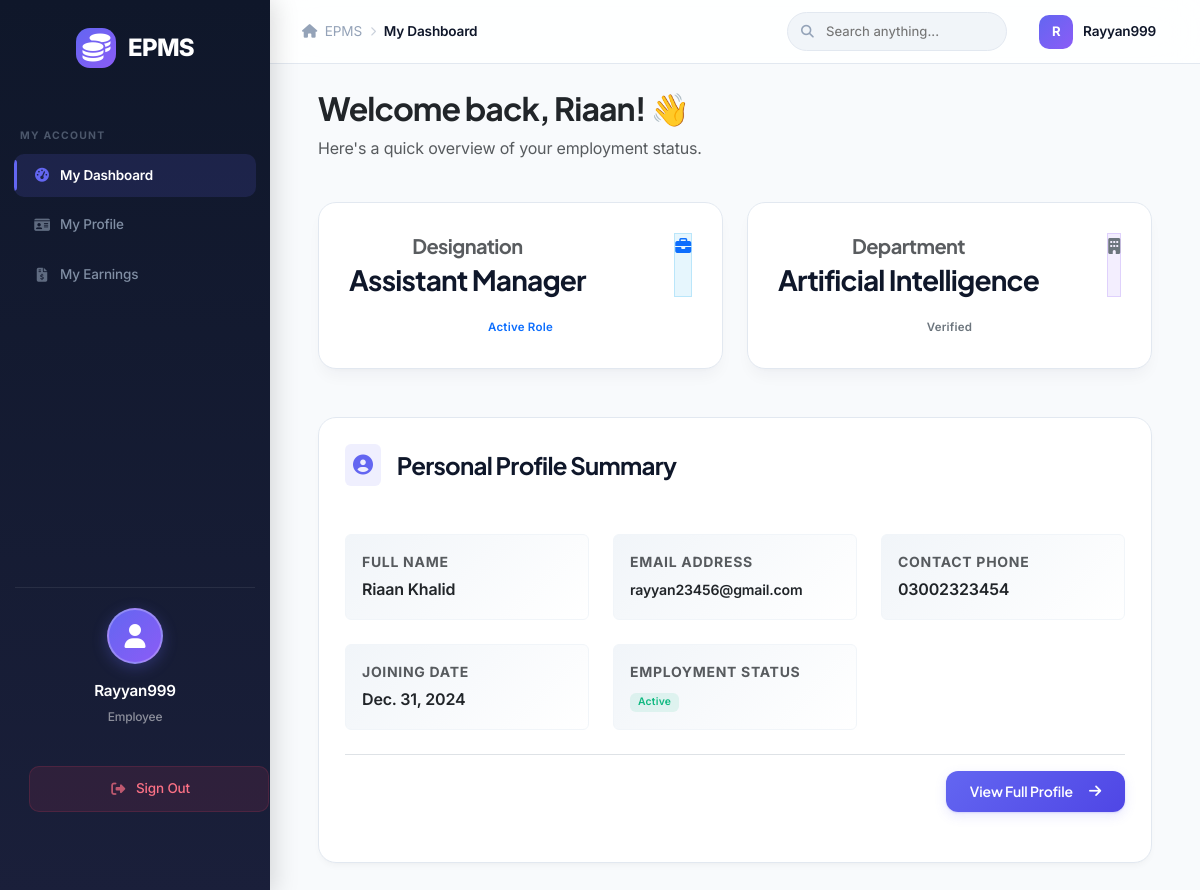
Screenshot of /employee-dashboard/ (signed in) with the database file from the repository.
### core/models.py (models this page shows, shortened)
class User(AbstractUser):
    user_id = models.AutoField(primary_key=True)

class Employee(models.Model):
    STATUS_CHOICES = (
        ('Active', 'Active'),
        ('Inactive', 'Inactive'),
    )
    employee_id = models.AutoField(primary_key=True)
    first_name = models.CharField(max_length=100)
    last_name = models.CharField(max_length=100)
    email = models.EmailField(unique=True)
    phone = models.CharField(max_length=15)
    address = models.TextField()
    date_of_joining = models.DateField()
    department = models.ForeignKey(Department, on_delete=models.CASCADE)
    designation = models.ForeignKey(Designation, on_delete=models.CASCADE)
    user = models.OneToOneField(User, on_delete=models.CASCADE)
    status = models.CharField(max_length=10, choices=STATUS_CHOICES, default='Active')

class Designation(models.Model):
    designation_id = models.AutoField(primary_key=True)
    title = models.CharField(max_length=100)
    basic_salary = models.DecimalField(max_digits=10, decimal_places=2)
    created_date = models.DateField(default=timezone.now)

class Department(models.Model):
    department_id = models.AutoField(primary_key=True)
    name = models.CharField(max_length=100)
    description = models.TextField(blank=True, null=True)

### core/views.py (the view)
# urls.py: path('employee-dashboard/', views.employee_dashboard, name='employee_dashboard'),
@login_required
def employee_dashboard(request):
    if request.user.is_staff:
        return redirect('dashboard')
    try:
        employee = Employee.objects.get(user=request.user)
    except Employee.DoesNotExist:
        messages.error(request, "No employee profile found for your account.")
        return redirect('login') # Or some error page
    return render(request, 'core/employee_dashboard.html', {'employee': employee})

### templates/core/employee_dashboard.html (shortened to what this page needs)
{% extends 'core/base.html' %}
{% block breadcrumb %}My Dashboard{% endblock %}
{% block content %}
<div class="row mb-4 animate-slide-up">
    <div class="col-12">
        <h2 class="fw-bold text-dark">Welcome back, {{ employee.first_name }}! 👋</h2>
        <p class="text-muted">Here's a quick overview of your employment status.</p>
    </div>
</div>
<div class="row g-4 mb-4">
    <div class="col-md-6 animate-slide-up" style="animation-delay: 0.1s;">
        <div class="card-box stat-card premium-shadow-lg scale-hover">
            <div class="d-flex justify-content-between">
                <div>
                    <h5 class="text-muted mb-1">Designation</h5>
                    <h3 class="fw-bold mb-0">{{ employee.designation.title }}</h3>
                </div>
                <div class="stat-icon-wrap bg-blue-glow">
                    <i class="fas fa-briefcase text-primary"></i>
                </div>
            </div>
            <div class="mt-3">
                <span class="badge bg-primary-light text-primary">Active Role</span>
            </div>
        </div>
    </div>
    <div class="col-md-6 animate-slide-up" style="animation-delay: 0.2s;">
        <div class="card-box stat-card premium-shadow-lg scale-hover">
            <div class="d-flex justify-content-between">
                <div>
                    <h5 class="text-muted mb-1">Department</h5>
                    <h3 class="fw-bold mb-0">{{ employee.department.name }}</h3>
                </div>
                <div class="stat-icon-wrap bg-violet-glow">
                    <i class="fas fa-building text-secondary"></i>
                </div>
            </div>
            <div class="mt-3">
                <span class="badge bg-secondary-light text-secondary">Verified</span>
            </div>
        </div>
    </div>
</div>
<div class="row g-4">
    <div class="col-md-12 animate-slide-up" style="animation-delay: 0.3s;">
        <div class="card-box h-100">
            <div class="d-flex align-items-center mb-4">
                <div class="p-2 rounded bg-accent-light text-accent me-3">
                    <i class="fas fa-user-circle fa-lg"></i>
                </div>
                <h4 class="fw-bold mb-0">Personal Profile Summary</h4>
            </div>
            <div class="row g-4 mt-1">
                <div class="col-md-4">
                    <div class="p-3 rounded bg-subtle-gradient">
                        <small class="text-muted d-block mb-1 text-uppercase fw-bold letter-spacing-1">Full Name</small>
                        <span class="text-dark fw-semibold">{{ employee.first_name }} {{ employee.last_name }}</span>
                    </div>
                </div>
                <div class="col-md-4">
                    <div class="p-3 rounded bg-subtle-gradient">
                        <small class="text-muted d-block mb-1 text-uppercase fw-bold letter-spacing-1">Email Address</small>
                        <span class="text-dark fw-semibold" style="word-break: break-all; font-size: 0.88rem;">{{ employee.email }}</span>
                    </div>
                </div>
                <div class="col-md-4">
                    <div class="p-3 rounded bg-subtle-gradient">
                        <small class="text-muted d-block mb-1 text-uppercase fw-bold letter-spacing-1">Contact Phone</small>
                        <span class="text-dark fw-semibold">{{ employee.phone }}</span>
                    </div>
                </div>
                <div class="col-md-4">
                    <div class="p-3 rounded bg-subtle-gradient">
                        <small class="text-muted d-block mb-1 text-uppercase fw-bold letter-spacing-1">Joining Date</small>
                        <span class="text-dark fw-semibold">{{ employee.date_of_joining }}</span>
                    </div>
                </div>
                <div class="col-md-4">
                    <div class="p-3 rounded bg-subtle-gradient">
                        <small class="text-muted d-block mb-1 text-uppercase fw-bold letter-spacing-1">Employment Status</small>
                        <span class="badge badge-compact {% if employee.status == 'Active' %}bg-success{% else %}bg-danger{% endif %}">{{ employee.status }}</span>
                    </div>
                </div>
            </div>
            <div class="mt-4 pt-3 border-top d-flex justify-content-end">
                <a href="{% url 'employee_profile' %}" class="btn btn-primary px-4">
                    View Full Profile <i class="fas fa-arrow-right ms-2"></i>
                </a>
            </div>
        </div>
    </div>
</div>
{% endblock %}

### templates/core/base.html (shortened to what this page needs)
{% load static %}
<!DOCTYPE html>
<html lang="en">
<head>
    <link href="https://cdn.jsdelivr.net/npm/bootstrap@5.3.0/dist/css/bootstrap.min.css" rel="stylesheet">
    <link href="https://cdnjs.cloudflare.com/ajax/libs/font-awesome/6.4.0/css/all.min.css" rel="stylesheet">
    <link rel="stylesheet" href="{% static 'css/style.css' %}?v=8">
</head>
<body>
    {% if user.is_authenticated %}
    <div class="sidebar">
        <div class="brand">
            <div class="brand-icon"><i class="fas fa-coins"></i></div>
            <span>EPMS</span>
        </div>
        {% if user.is_staff %}
        <div class="sidebar-section-label">Main</div>
        <a href="{% url 'dashboard' %}"
            class="{% if request.resolver_match.url_name == 'dashboard' %}active{% endif %}">
            <i class="fas fa-th-large me-2"></i> Dashboard
        </a>
        <div class="sidebar-section-label">People</div>
        <a href="{% url 'employee_list' %}"
            class="{% if request.resolver_match.url_name == 'employee_list' or request.resolver_match.url_name == 'employee_add' or request.resolver_match.url_name == 'employee_edit' or request.resolver_match.url_name == 'employee_delete' %}active{% endif %}">
            <i class="fas fa-users me-2"></i> Employees
        </a>
        <a href="{% url 'department_list' %}"
            class="{% if 'department' in request.resolver_match.url_name %}active{% endif %}">
            <i class="fas fa-building me-2"></i> Departments
        </a>
        <a href="{% url 'designation_list' %}"
            class="{% if request.resolver_match.url_name == 'designation_list' %}active{% endif %}">
            <i class="fas fa-id-badge me-2"></i> Designations
        </a>
        <div class="sidebar-section-label">Operations</div>
        <a href="{% url 'attendance_list' %}"
            class="{% if request.resolver_match.url_name == 'attendance_list' %}active{% endif %}">
            <i class="fas fa-calendar-check me-2"></i> Attendance
        </a>
        <a href="{% url 'allowance_list' %}"
            class="{% if request.resolver_match.url_name == 'allowance_list' %}active{% endif %}">
            <i class="fas fa-gift me-2"></i> Allowances
        </a>
        <a href="{% url 'deduction_list' %}"
            class="{% if request.resolver_match.url_name == 'deduction_list' %}active{% endif %}">
            <i class="fas fa-receipt me-2"></i> Deductions
        </a>
        <div class="sidebar-section-label">Finance</div>
        <a href="{% url 'loan_list' %}"
            class="{% if 'loan_list' == request.resolver_match.url_name %}active{% endif %}">
            <i class="fas fa-hand-holding-usd me-2"></i> Loans
        </a>
        <a href="{% url 'loan_payment_list' %}"
            class="{% if request.resolver_match.url_name == 'loan_payment_list' %}active{% endif %}">
            <i class="fas fa-money-bill-wave me-2"></i> Payments
        </a>
        <a href="{% url 'salary_list' %}"
            class="{% if request.resolver_match.url_name == 'salary_list' %}active{% endif %}">
            <i class="fas fa-wallet me-2"></i> Salary Details
        </a>
        <a href="{% url 'payroll_list' %}"
            class="{% if request.resolver_match.url_name == 'payroll_list' or request.resolver_match.url_name == 'payroll_generate' or request.resolver_match.url_name == 'payroll_edit' %}active{% endif %}">
            <i class="fas fa-file-invoice-dollar me-2"></i> Payroll
        </a>
        {% else %}
        <div class="sidebar-section-label">My Account</div>
        <a href="{% url 'employee_dashboard' %}"
            class="{% if request.resolver_match.url_name == 'employee_dashboard' %}active{% endif %}">
            <i class="fas fa-tachometer-alt me-2"></i> My Dashboard
        </a>
        <a href="{% url 'employee_profile' %}"
            class="{% if request.resolver_match.url_name == 'employee_profile' %}active{% endif %}">
            <i class="fas fa-id-card me-2"></i> My Profile
        </a>
        <a href="{% url 'employee_salary' %}"
            class="{% if request.resolver_match.url_name == 'employee_salary' %}active{% endif %}">
            <i class="fas fa-file-invoice-dollar me-2"></i> My Earnings
        </a>
        {% endif %}
        <div class="sidebar-footer">
            <div class="user-profile-card">
                <div class="user-avatar">
                    <i class="fas fa-user"></i>
                </div>
                <div class="user-info">
                    <span class="user-name">{{ user.username|title }}</span>
                    <span class="user-role">{% if user.is_staff %}Administrator{% else %}Employee{% endif %}</span>
                </div>
            </div>
            <a href="{% url 'logout' %}" class="btn-sidebar-logout">
                <i class="fas fa-sign-out-alt me-2"></i> Sign Out
            </a>
        </div>
    </div>
    <div class="top-navbar">
        <div class="topbar-left">
            <div class="breadcrumb-nav">
                <span class="breadcrumb-item"><i class="fas fa-home me-1"></i> EPMS</span>
                <i class="fas fa-chevron-right breadcrumb-sep"></i>
                <span class="breadcrumb-item active">{% block breadcrumb %}Dashboard{% endblock %}</span>
            </div>
        </div>
        <div class="topbar-right">
            <div class="topbar-search">
                <input type="text" placeholder="Search anything..." id="globalSearch">
            </div>
            <div class="topbar-user">
                <div class="topbar-user-avatar">{{ user.username|first|upper }}</div>
                <span class="topbar-user-name">{{ user.username|title }}</span>
            </div>
        </div>
    </div>
    <div class="main-content">
        <div class="container-fluid page-content">
            {% block content %}{% endblock %}
        </div>
    </div>
    {% else %}
    <div class="login-page">
        {% block login_content %}{% endblock %}
    </div>
    {% endif %}
</body>
</html>

### rows the page displays
User: username "Rayyan999", username|first "R"
Employee: first_name "Riaan", designation "Assistant Manager", department.name "Artificial Intelligence", last_name "Khalid", email "rayyan23456@gmail.com", phone "03002323454", date_of_joining "Dec. 31, 2024", status "Active"
